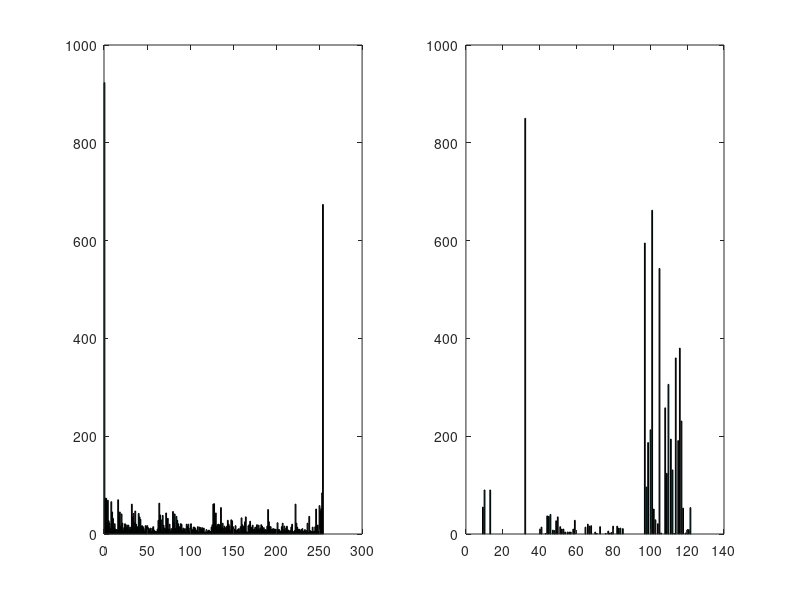

Write MATLAB code to recreate this figure.
clear all
clc
fisier=fopen("teme_antene.txt",'r');
text=fread(fisier)';
text_binar=dec2bin(text);
text_binar_matriceal=zeros(length(text_binar),8);
for i=1:length(text)
    for j=1:7
        if text_binar(i,j)=='1'
            text_binar_matriceal(i,j+1)=1;
        end
    end
end

text_binar_flux=reshape(text_binar_matriceal',1,[]);

key=8; %cate coloane se doreste a avea matricea de codare
parametru=mod(key-mod(length(text_binar_flux),key),key);
text_binar_flux=[text_binar_flux zeros(1,parametru)];
text_codat=reshape(text_binar_flux,key,[])';

text_codat_flux=text_codat(:)';
parametru2=mod(8-mod(length(text_codat_flux),8),8);
text_codat_flux=[text_codat_flux zeros(1,parametru2)];
text_codat_matrice=reshape(text_codat_flux',8,[])';
[l,c]=size(text_codat_matrice);


for i=1:l
    for j=1:c
        if text_codat_matrice(i,j) == 1
            text_codat_ascii(i,j)='1';
        else text_codat_ascii(i,j)='0';
        end
    end
end

text_codat_ascii_debug=bin2dec(text_codat_ascii);
text_codat=char(text_codat_ascii_debug)'
P=text_codat+0;
figure
subplot(1,2,1) 
hist(P,256);
subplot(1,2,2) 
hist(text,256);
